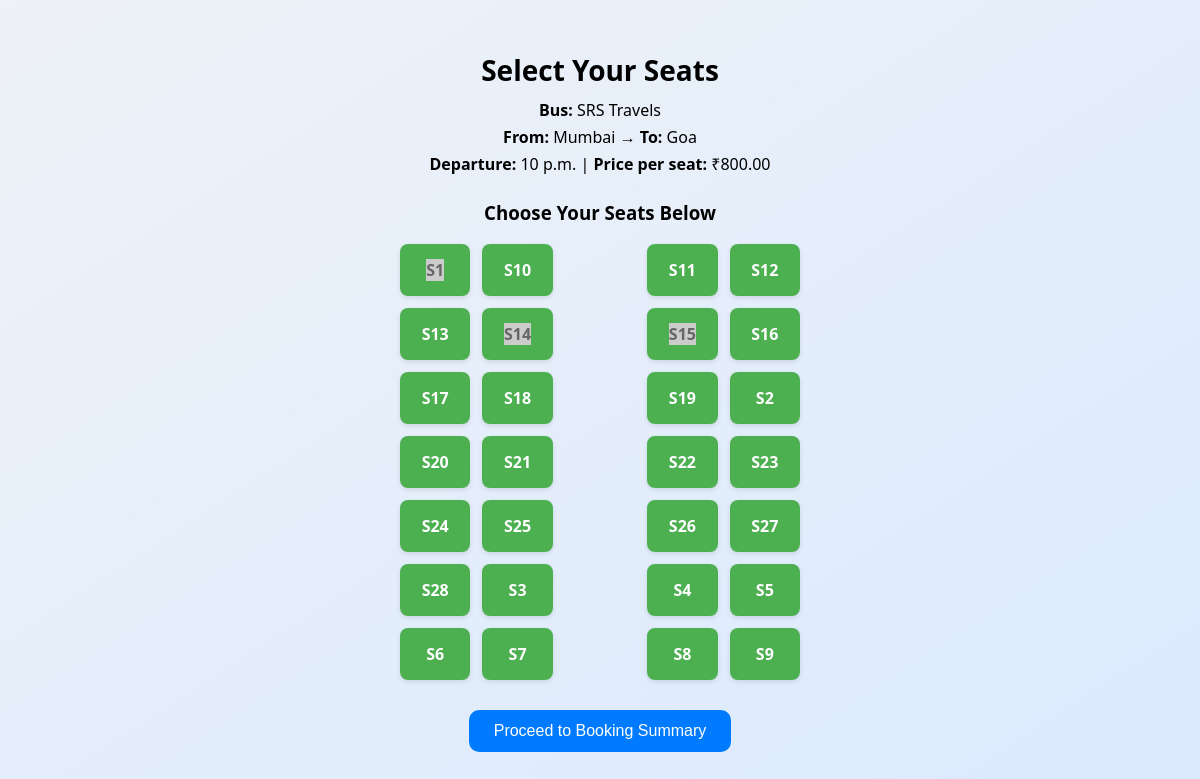
Page /seats/2/ (signed in) on the earlier database version.
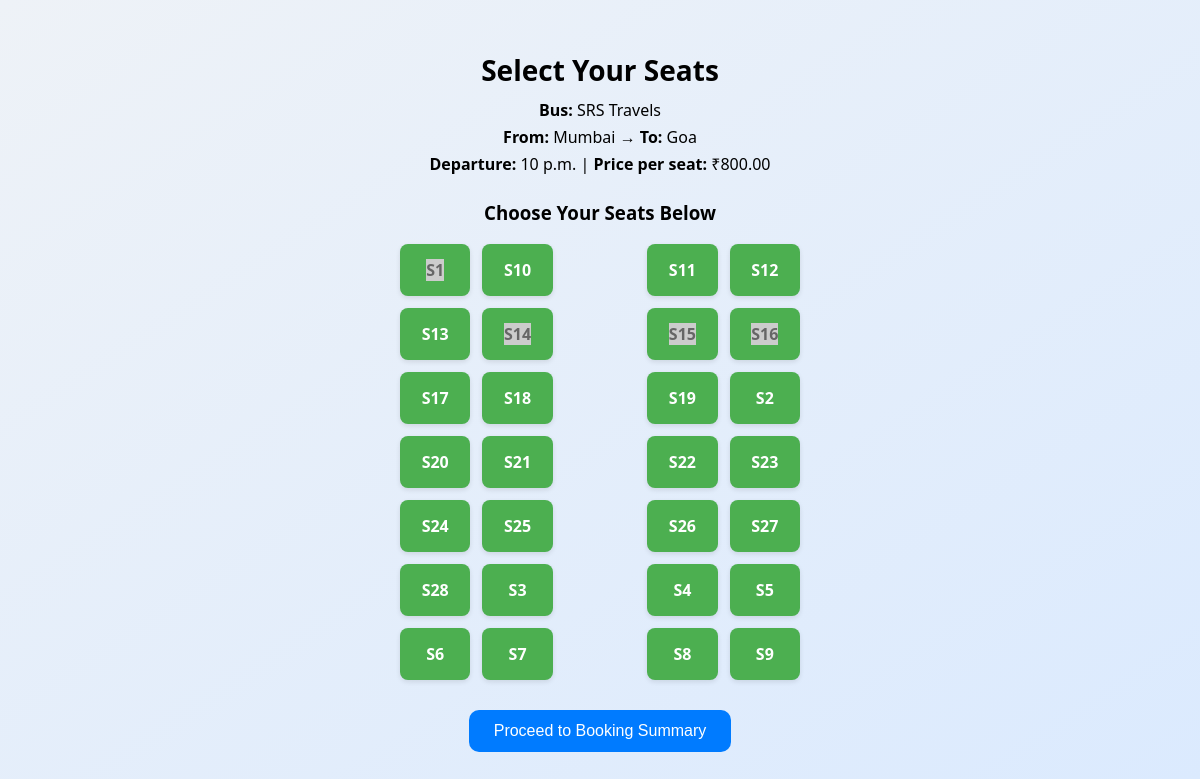
Same page on the later database version.
### Travel/models.py (models this page shows, shortened)
class Seat(models.Model):
    bus = models.ForeignKey(Bus, on_delete=models.CASCADE)
    seat_number = models.CharField(max_length=10)
    is_booked = models.BooleanField(default=False)

### Travel/views.py (the view, shortened to what this page needs)
# urls.py: path('seats/<int:bus_id>/', views.view_seats, name='view_seats'),
def view_seats(request, bus_id):
    user_id = request.session.get('user_id')
    if not user_id:
        messages.error(request, "Please log in to book a seat.")
        return redirect('login_view')
    bus = get_object_or_404(Bus, id=bus_id)
    seats = Seat.objects.filter(bus=bus).order_by('seat_number')
    seat_map = []
    row = []
    for i, seat in enumerate(seats):
        row.append(seat)
        if (i + 1) % 4 == 0:
            seat_map.append(row[:2] + ['aisle'] + row[2:])
            row = []
    if row:
        seat_map.append(row)
    all_seats_booked = all(seat.is_booked for seat in seats)
    return render(request, 'view_seat.html', {
        'bus': bus,
        'seat_rows': seat_map,
        'all_seats_booked': all_seats_booked
    })

### Travel/templates/view_seat.html (shortened to what this page needs)
{% load static %}
<!DOCTYPE html>
<html>
<head>
</head>
<body>
    <h2>Select Your Seats</h2>
    <div class="bus-info">
        <p><strong>Bus:</strong> {{ bus.operator }}</p>
        <p><strong>From:</strong> {{ bus.source }} → <strong>To:</strong> {{ bus.destination }}</p>
        <p><strong>Departure:</strong> {{ bus.departure_time }} | <strong>Price per seat:</strong> ₹{{ bus.price }}</p>
    </div>
    {% if all_seats_booked %}
        <div class="full">⚠ Sorry, all seats on this bus are fully booked.</div>
        <a href="{% url 'bus_list' %}" class="back-link">🔙 Back to Bus List</a>
    {% else %}
        <form method="post">
            <h3>Choose Your Seats Below</h3>
            <div class="seat-grid">
                {% for row in seat_rows %}
                    {% for seat in row %}
                        {% if seat == 'aisle' %}
                            <div class="aisle">---</div>
                        {% elif seat %}
                            <div class="seat {% if seat.is_booked %}booked{% endif %}">
                                <label>
                                    <span>{{ seat.seat_number }}</span>
                                </label>
                            </div>
                        {% else %}
                            <div class="aisle"></div>
                        {% endif %}
                    {% endfor %}
                {% endfor %}
            </div>
            <button type="submit">Proceed to Booking Summary</button>
        </form>
    {% endif %}
</body>
</html>

Differences in the rows shown:
changed Seat (number 8 of 28 on the later page): is_booked False → True (drawn)
